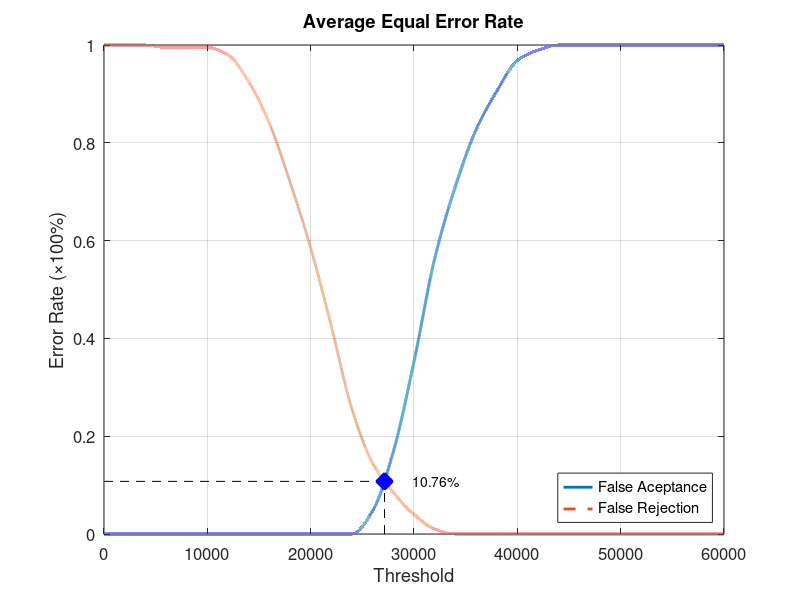
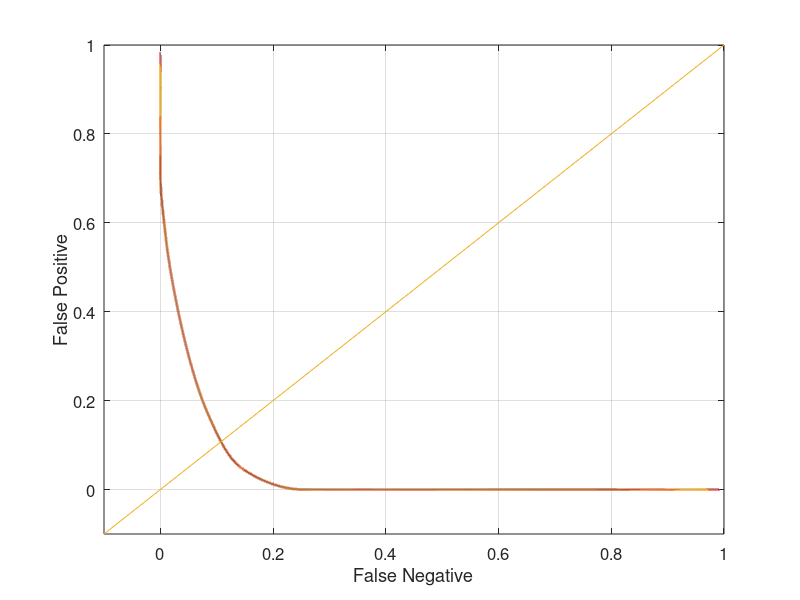

Reproduce these figures in MATLAB, in order.
function yEER = Database5_4
close all;
clear;
clc;
x = 0:2000:60000;
xq = 0:0.5:60000;

y0 = [0 0 0 0 0 0 0 0 0 0 0 0 0 0.0473684 0.168421 0.352632 0.563158 0.710526 0.826316 0.905263 0.968421 0.989474 1 1 1 1 1 1 1 1 1];
yy0 = interp1(x, y0, xq, 'pchip');
y1 = [1 1 1 0.995 0.995 0.995 0.98 0.925 0.84 0.72 0.585 0.425 0.255 0.145 0.085 0.04 0.01 0 0 0 0 0 0 0 0 0 0 0 0 0 0];
yy1 = interp1(x, y1, xq, 'pchip');

% Calculating EER: 
y2 = abs(y0 - y1);
find(y2 == min(y2))
yy2 = abs(yy0 - yy1);
xEER = find(yy2 == min(yy2));
xEERIndex = xq(xEER) % X-axis EER
yEER = yy0(xEER) % Y-axis EER

main = figure
plot(xq, yy0,'-','LineWidth', 2);	hold on
plot(xq, yy1,'--','LineWidth', 2);	hold on
plot([xEERIndex xEERIndex], [0 yEER], 'k--');	hold on
plot([0 xEERIndex], [yEER yEER], 'k--');	hold on
plot(xEERIndex, yEER, 'bx', 'LineWidth', 10);	hold on
text(xEERIndex + 10 * xEERIndex / 100, yEER, [num2str(round((10000 * yEER)) / 100) '%'])
legend('False Aceptance', 'False Rejection', 'Location', 'SouthEast')
xlabel('Threshold')
ylabel('Error Rate (\times100%)')
title('Average Equal Error Rate')
set(gca, 'FontSize', 12)
axis([0 60000 0 1])
grid on

print(main, 'Database5_4Main', '-dpng');
FNRxFPR = figure('Color', [1 1 1]);
plot(yy1, yy0, '-', yy1, yy0, 'LineWidth', 2);
hold on
y = -0.1:0.1:1
plot(y, y); 
set(gca, 'FontSize', 12)
xlabel('False Negative')
ylabel('False Positive')
axis([-0.1 1 -0.1 1])
set(gca, 'FontSize', 12)
grid on

print(FNRxFPR, 'Database5_4FNRxFPR','-dpng');
end
